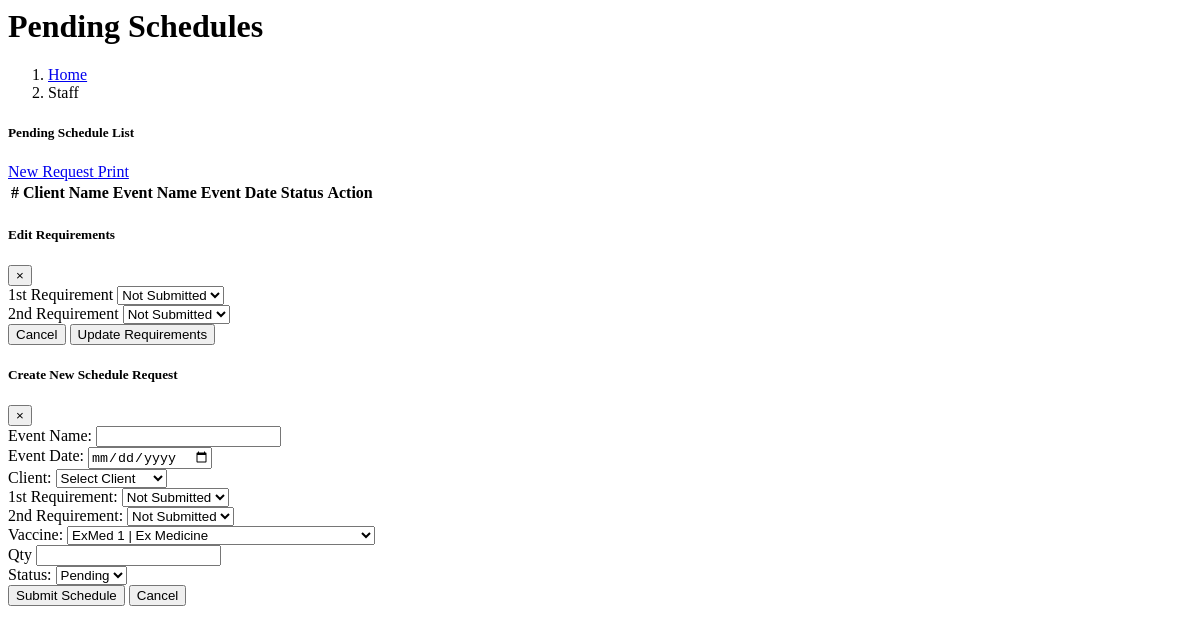
Page /administrator/dashboard/schedules/pending.php on the earlier database version.
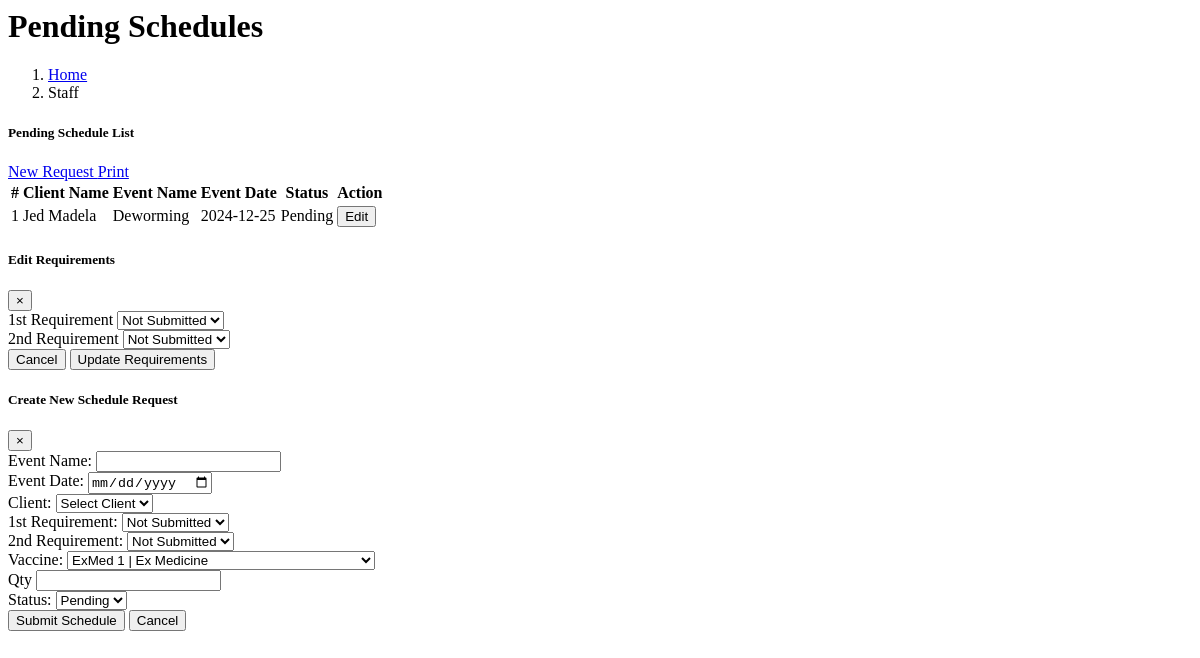
Same page on the later database version.
### tables this page shows
CREATE TABLE `schedule` (
  `SCHEDULE_ID` int(11) NOT NULL,
  `VACCINE_TYPE_ID` int(11) NOT NULL DEFAULT 0,
  `QTY_USED` varchar(50) NOT NULL,
  `EVENT_NAME` varchar(255) NOT NULL,
  `EVENT_DATE` date NOT NULL,
  `CLIENT_ID` int(11) NOT NULL,
  `1ST_REQUIREMENT` varchar(255) NOT NULL DEFAULT '0' COMMENT '0= Not Submitted \r\n1= Submitted ',
  `2ND_REQUIREMENT` varchar(255) NOT NULL DEFAULT '0' COMMENT '0= Not Submitted \r\n1= Submitted ',
  `STATUS` varchar(255) DEFAULT '0' COMMENT '1=accept, 2=reject	',
  `isCompleted` varchar(255) DEFAULT '0',
  `CREATED_AT` timestamp NOT NULL DEFAULT current_timestamp() ON UPDATE current_timestamp()
);

### administrator/dashboard/schedules/pending.php (shortened to what the changed rows need)
<div class="content-wrapper">
  <div class="content-header">
    <div class="container-fluid">
      <div class="row mb-1 align-items-center">
        <div class="col-sm-6">
          <h1 class="m-0 text-primary"><i class="fas fa-users"></i> Pending Schedules</h1>
        </div>
      </div>
    </div>
  </div>
  <section class="content">
  <div class="container-fluid p-3">
    <div class="row">
      <div class="col-12">
        <div class="card shadow-lg rounded">
          <div class="card-body">
            <div class="table-responsive">
              <table id="scheduleTBL" class="table table-striped table-hover table-bordered">
                <thead class="thead-dark">
                  <tr>
                    <th>#</th>
                    <th>Client Name</th>
                    <th>Event Name</th>
                    <th>Event Date</th>
                    <th>Status</th>
                    <th>Action</th>
                  </tr>
                </thead>
                <tbody>
                  <?php
                  require("connection/connection.php");
                  $query = "SELECT
                        s.SCHEDULE_ID,
                        CONCAT(c.FNAME, ' ', c.LNAME) AS `name`,
                        s.EVENT_NAME,
                        s.EVENT_DATE,
                        s.1ST_REQUIREMENT,
                        s.2ND_REQUIREMENT,
                        CASE
                            WHEN s.isCompleted = '1' THEN 'Approved Schedule'
                            WHEN s.1ST_REQUIREMENT = '1' and s.2ND_REQUIREMENT = '1'
                            THEN 'Waiting for approval by Admin'
                            ELSE 'Pending'
                        END AS `sched_status`
                    FROM schedule s
                    JOIN client c ON s.CLIENT_ID = c.CLIENT_ID
                    WHERE s.`STATUS` = '0'
                    ORDER BY s.EVENT_DATE;";
                  $result = mysqli_query($con, $query);
                  $rows = mysqli_fetch_all($result, MYSQLI_ASSOC);
                  $i = 1;
                  foreach ($rows as $sched) { ?>
                  <tr>
                    <td><?=$i; ?></td>
                    <td><?=$sched['name']; ?></td>
                    <td><?=$sched['EVENT_NAME']; ?></td>
                    <td><?=$sched['EVENT_DATE']; ?></td>
                    <td class="<?= $sched['sched_status'] == 'Pending' || $sched['sched_status'] == 'Waiting for approval by Admin' ? 'text-danger' : 'text-success'; ?>">
                          <?= htmlspecialchars($sched['sched_status']); ?>
                    </td>
                    <td>
                      <button class="btn btn-sm btn-warning edit-btn"
                              data-id="<?= $sched['SCHEDULE_ID']; ?>"
                              data-1st="<?= $sched['1ST_REQUIREMENT']; ?>"
                              data-2nd="<?= $sched['2ND_REQUIREMENT']; ?>"
                              data-toggle="modal"
                              data-target="#editRequirementsModal">
                      Edit
                      </button>
                      </td>
                  </tr>
                  <?php $i++; } ?>
                </tbody>
              </table>
            </div>
          </div>
        </div>
      </div>
    </div>
  </div>
</section>

Differences in the rows shown:
added schedule: name "Jed Madela", EVENT_NAME "Deworming", EVENT_DATE "2024-12-25", sched_status "Pending"
